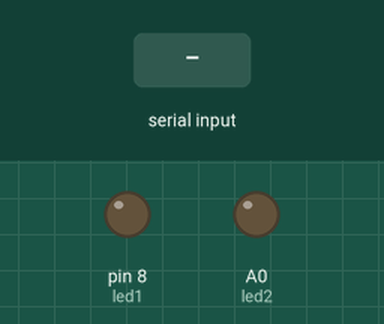
This sketch was run on a simulated Arduino Uno, built with avr-gcc and run on an emulated ATmega328P. Parts: output pins drawn as LEDs (lit = HIGH). Inputs (shaded band) come from the test bench. What the sketch prints to the serial monitor is not drawn.

Above: at 1.2 s.
1.3 s: "1" received over the second serial link
At 2.1 s:
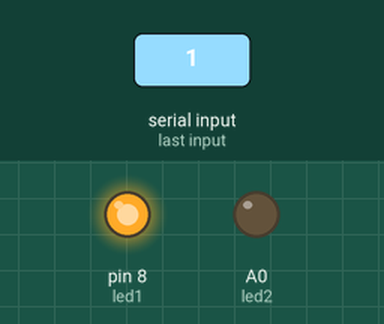
2.8 s: "3" received over the second serial link
At 3.2 s:
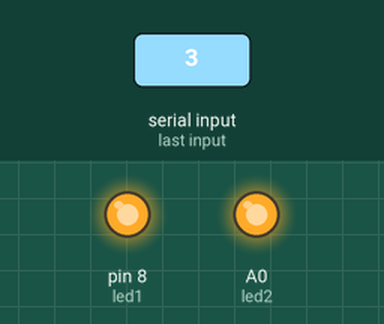
4.3 s: "2" received over the second serial link
At 5.5 s:
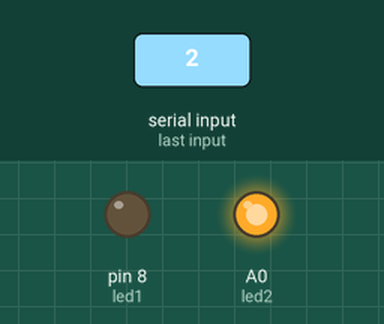
5.8 s: "4" received over the second serial link
At 6.7 s:
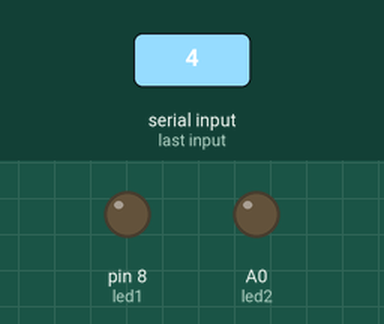
Timing chart, 0 to 8.3 s (numbered marks = the images above; inputs shaded):
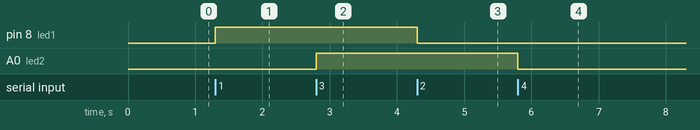

Measured:
- after the input at 1.3 s, pin 8 (led1): LOW → HIGH at once
- after the input at 2.8 s, A0 (led2): LOW → HIGH at once
- after the input at 4.3 s, pin 8 (led1): HIGH → LOW at once
- after the input at 5.8 s, A0 (led2): HIGH → LOW at once

The sketch:

test2.ino
```cpp
#include <SoftwareSerial.h> //Thư viện sử dụng bất kỳ 2 chân digital nào để làm chân TX RX
SoftwareSerial mybluetooth(2,3); // Khai báo tên Bluetooth và chân TX RX (2-TX, 3-RX)

char docgiatri; //Biến docgiatri kiểu char
#define led1 8 //Khai báo chân led số 8
#define led2 A0 //Khai báo chân led A0

void setup()
{
  Serial.begin(9600);

  mybluetooth.begin(9600); //Kết nối Bluetooth với tốc độ baud là 9600

  pinMode(led1, OUTPUT);
  digitalWrite(led1, LOW);
  pinMode(led2, OUTPUT);
  analogWrite(led2, LOW);
}

void loop()
{
  if(mybluetooth.available() > 0) //Nếu tín hiệu của bluetooth lớn hơn 0, tức là đã kết nối OK
  {
    docgiatri = mybluetooth.read(); //Đọc các giá trị trên app được kết nối qua bluetooth và gán vào docgiatri
    Serial.print("Giá trị đọc được: ");
    Serial.print(docgiatri); //in giá trị lên cổng Serial


      if (docgiatri == '1')
      {
        digitalWrite(led1, HIGH);
        Serial.println(" - Đèn 1 ON");
      }
      if (docgiatri == '2')
      {
        digitalWrite(led1, LOW);
        Serial.println(" - Đèn 1 OFF");
      }


      if (docgiatri == '3')
      {
        analogWrite(led2, 1023);
        Serial.println(" - Đèn 2 ON");
      }
      if (docgiatri == '4')
      {
        analogWrite(led2, 0);
        Serial.println(" - Đèn 2 OFF");
      }

    }

}
```
